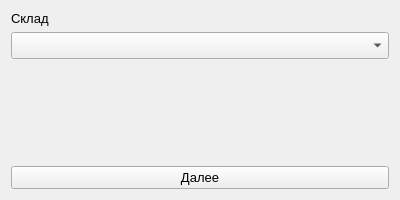
<?xml version="1.0" encoding="UTF-8"?>
<ui version="4.0">
 <class>add_rc_out</class>
 <widget class="QWidget" name="add_rc_out">
  <property name="geometry">
   <rect>
    <x>0</x>
    <y>0</y>
    <width>400</width>
    <height>200</height>
   </rect>
  </property>
  <property name="font">
   <font>
    <pointsize>10</pointsize>
   </font>
  </property>
  <property name="windowTitle">
   <string>Form</string>
  </property>
  <layout class="QGridLayout" name="gridLayout">
   <item row="3" column="0" colspan="2">
    <widget class="QPushButton" name="rc_out_next">
     <property name="text">
      <string>Далее</string>
     </property>
    </widget>
   </item>
   <item row="0" column="0">
    <widget class="QLabel" name="label">
     <property name="text">
      <string>Склад</string>
     </property>
    </widget>
   </item>
   <item row="1" column="0" colspan="2">
    <widget class="QComboBox" name="rc_out_combo_wh">
     <property name="font">
      <font>
       <pointsize>12</pointsize>
      </font>
     </property>
    </widget>
   </item>
   <item row="2" column="0">
    <spacer name="verticalSpacer">
     <property name="orientation">
      <enum>Qt::Vertical</enum>
     </property>
     <property name="sizeHint" stdset="0">
      <size>
       <width>20</width>
       <height>40</height>
      </size>
     </property>
    </spacer>
   </item>
  </layout>
 </widget>
 <resources/>
 <connections/>
</ui>
